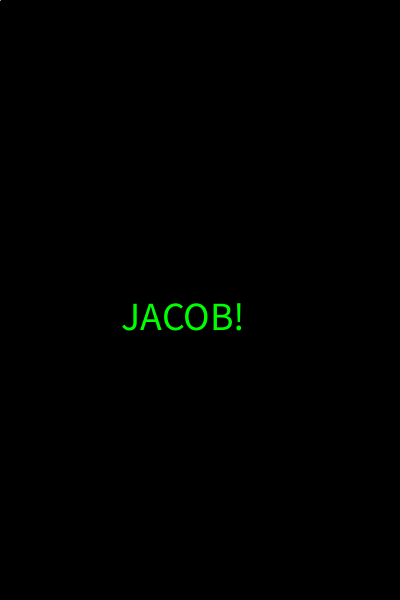
Frame 1 (no input)
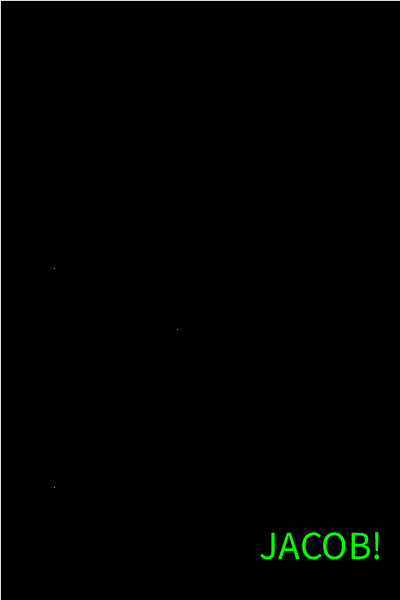
Frame 60 (the mouse pressed at the canvas centre just before this capture)
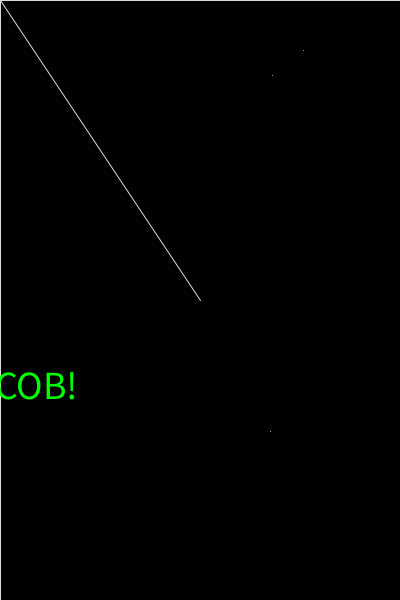
Frame 120 (the mouse held since frame 60 and released just before this capture)

The Processing sketch that drew these frames (run headless with seeded random() and noise(); from frame 60 on, the mouse is pressed at the canvas centre):

// Processing sketch: processing_83287
// ── processing_83287.pde

void setup()
{
  text(240,240,240);
  frameRate(5);
size(400, 600);
background(240, 240, 240);
smooth();
}

void draw()
{
  fill(0);
  rect(0,0,width,height);
  // noStroke();
  // ellipse(mouseX, mouseY,mouseX,mouseY);
  point (random(width), random(height));
  point (random(width), random(height));
  point (random(width), random(height));
  
  fill(0,255,0);
  textAlign(CENTER);
  textSize(40);
  text("JACOB!",random(width),random(height));

stroke(220, 220, 220);
line(0, 0, mouseX, mouseY);
}
